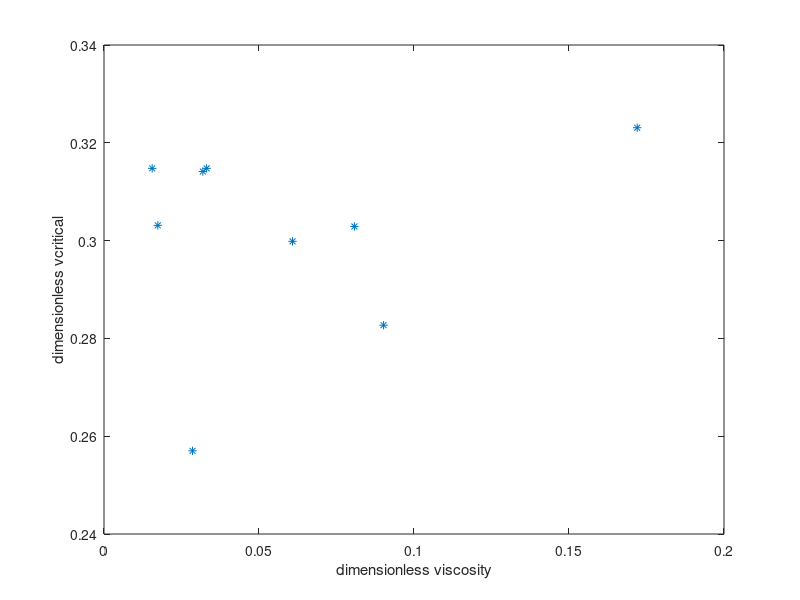

This chart was generated by the following MATLAB code:
diameter = [0.025, 0.025, 0.025, 0.05, 0.05, 0.05, 0.075, 0.075, 0.075];
density = [1000, 1030, 1066, 1000, 1030, 1066, 1000, 1030, 1066];
viscosity = [1, 1.15, 2.27, 1, 1.15, 2.27, 1, 1.15, 2.27];
v_crit = [0.15, 0.14, 0.16, 0.18, 0.22, 0.21, 0.27, 0.26, 0.27];

for i = 1:length(diameter)
    vcrit_group(i) = v_crit(i) / sqrt(diameter(i)*9.81);
    visco_group(i) = viscosity(i) / (density(i) * sqrt(diameter(i).^3 * 9.81));
end

plot(visco_group, vcrit_group, '*')
xlabel("dimensionless viscosity")
ylabel("dimensionless vcritical")